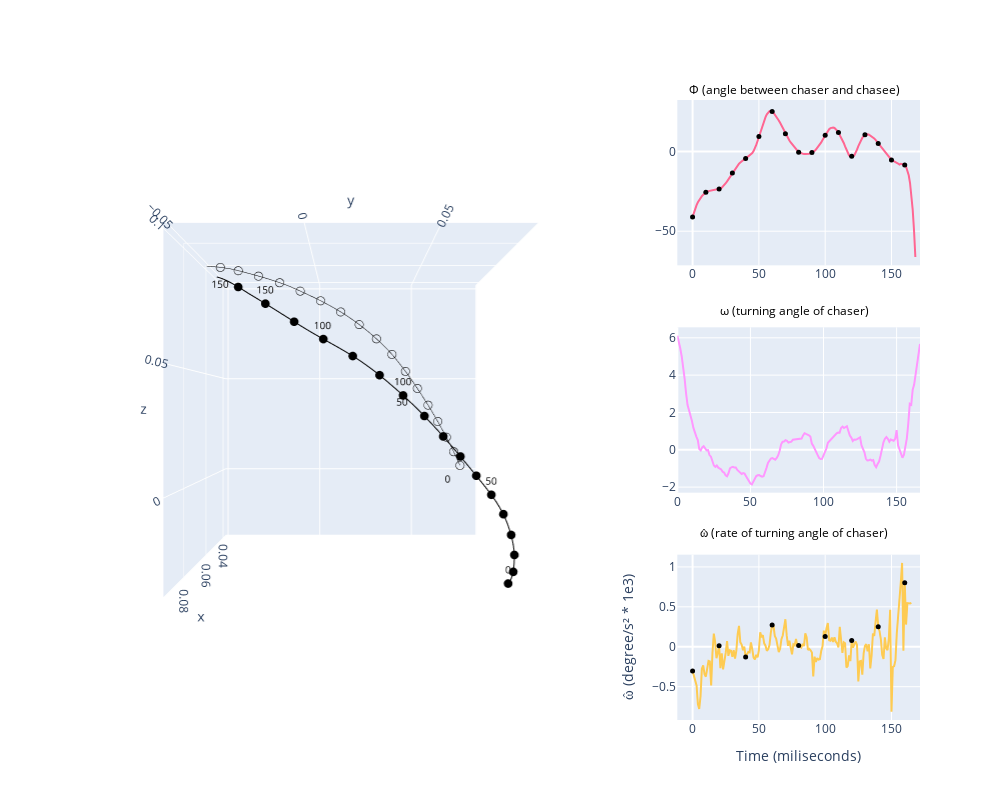

Here is the notebook cell this chart was saved with:
### Code cell
# titles = titles = [
#     "", "", "θ (angle between chaser and chasee)",
#     "", "", "ω (turning angle of chaser)",
#     "", "", "ω̂ (rate of turning angle of chaser)"
# ]


fig = make_subplots(
    rows=3, cols=3,
#     subplot_titles=titles,
    specs=[
        [{"type": "scene", "rowspan": 3, "colspan": 2}, None, {"type": "xy"}],
        [None,                        None,              {"type": "xy"}],
        [None,                        None,              {"type": "xy"}]
          ])


################### the 3D chase plot #######################################################################
# 3D line plot to recreate the chase
line_trace_1 = go.Scatter3d(
    x = com_df.chaser_com_x, y = com_df.chaser_com_y, z = com_df.chaser_com_z,
    mode='lines',
    line=dict(color='black'),
    name='Line'
)

line_trace_2 = go.Scatter3d(
    x = com_df.chasee_com_x, y = com_df.chasee_com_y, z = com_df.chasee_com_z,
    mode='lines',
    line=dict(color='black', width=1),
    name='Line'
)

N = len(com_df)
# Markers every 10th point
marker_indices = np.arange(0, N, 10)

marker_trace_1 = go.Scatter3d(
    x=com_df.chaser_com_x[marker_indices],
    y=com_df.chaser_com_y[marker_indices],
    z=com_df.chaser_com_z[marker_indices],
    mode='markers',
    marker=dict(
        size=3,
        color='black',
        symbol='circle'
#         ['circle' if i % 2 == 0 else 'circle-open' for i in range(len(marker_indices))],
#         line=dict(width=1, color='black')
    ),
    name='Markers_chaser'
)

marker_trace_2 = go.Scatter3d(
    x=com_df.chasee_com_x[marker_indices],
    y=com_df.chasee_com_y[marker_indices],
    z=com_df.chasee_com_z[marker_indices],
    mode='markers',
    marker=dict(
        size=3,
        color='black',
        symbol='circle-open'
#         ['circle' if i % 2 == 0 else 'circle-open' for i in range(len(marker_indices))],
#         line=dict(width=1, color='black')
    ),
    name='Markers_chasee'
)


# Text labels every 50th point
text_indices = np.arange(0, N, 50)

text_trace_1 = go.Scatter3d(
    x=com_df.chaser_com_x[text_indices],
    y=com_df.chaser_com_y[text_indices],
    z=com_df.chaser_com_z[text_indices],
    mode='text',
    text=[str(i) for i in text_indices],
    textposition='top center',
    textfont=dict(size=10, color='black'),
    name='Labels_chaser'
)

text_trace_2 = go.Scatter3d(
    x=com_df.chasee_com_x[text_indices],
    y=com_df.chasee_com_y[text_indices],
    z=com_df.chasee_com_z[text_indices],
    mode='text',
    text=[str(i) for i in text_indices],
    textposition='bottom left',
    textfont=dict(size=10, color='black'),
    name='Labels_chasee'
)

# Create the figure

# Add all traces to the subplot
fig.add_trace(line_trace_1, row=1, col=1)
fig.add_trace(line_trace_2, row=1, col=1)
fig.add_trace(marker_trace_1, row=1, col=1)
fig.add_trace(marker_trace_2, row=1, col=1)
fig.add_trace(text_trace_1, row=1, col=1)
fig.add_trace(text_trace_2, row=1, col=1)

# Set the camera to view along the z-axis (xy plane)
fig.update_layout(
    scene_camera=dict(
        eye=dict(x=2.5, y=0., z=0.)  # Adjust z to control the distance
    ),
    scene=dict(
        aspectmode='cube'  # Keeps the aspect ratio uniform
    )
)

############## add all the chase variables as line plots in second column ###############################
###### angle between the chasee and chaser ##############################################################
marker_trace_theta = go.Scatter(
    x=time_Axis[marker_indices],
    y=chase_df.loc[:,'chase_phi'][marker_indices],
    mode='markers',
    marker=dict(
        size=5,
        color='black',
        symbol='circle'
    ),
    name='phi'
)

fig.add_trace(go.Scatter(
    x = time_Axis, y = chase_df.loc[:,'chase_phi'],
    mode = 'lines'),
              row = 1, col = 3)
fig.add_trace(marker_trace_theta, row = 1, col = 3)


####### turning angle for the chaser ####################################################################
omega = angular_speed_df.loc[:,'chaser_phi']
omega_smoothed = signal.savgol_filter(omega, 10, 3)


fig.add_trace(go.Scatter(
        x = time_Axis, y = omega_smoothed
        , mode = 'lines'
        ),
             row = 2, col = 3)

######## rate of turning angle for the chaser ############################################################
omega_hat = np.diff(omega_smoothed)

marker_indices = np.arange(0, len(omega_hat), 20)
marker_trace_omega_hat = go.Scatter(
    x=time_Axis[marker_indices], 
    y=omega_hat[marker_indices],
    mode='markers',
    marker=dict(
        size=5,
        color='black',
        symbol='circle'
    ),
    name='omega_hat'
)

fig.add_trace(go.Scatter(
    x = time_Axis, y = omega_hat,
    mode = 'lines'),
              row = 3, col = 3)
fig.add_trace(marker_trace_omega_hat, row = 3, col = 3)

# Add manual annotations for column 3 titles
titles = [
    "Φ (angle between chaser and chasee)",
    "ω (turning angle of chaser)",
    "ω̂ (rate of turning angle of chaser)"
]

for i, title in enumerate(titles):
    fig.add_annotation(
        text=title,
        xref="paper",
        yref="paper",
        x=0.85,  # far right (col 3)
        y=1.0 - (i * 1 / 2.8),  # top, middle, bottom
        xanchor="center",
        yanchor="bottom",
        showarrow=False,
        font=dict(size=12, color="black")
    )

# Final layout tweaks
fig.update_layout(
    height=800,
    width=1000,
#     title_text="Custom Titles for Column 3 Subplots",
    showlegend=False
)

fig.update_layout({
    'xaxis3': dict(title='Time (miliseconds)'),
    "yaxis3": dict(title="ω̂ (degree/s² * 1e3)", showgrid=True)
    })


fig.show()
fig.write_html("../dataFolders/MuscaChasingMusca/Sampled1K_Figures/Chase_relationships/" + name + "phi_visualization.html")

### Figure 1 — Plotly figure (JSON) as saved in the notebook; plotly's stock layout.template omitted (floating-point values rounded to 4 significant figures; data arrays with more than 128 entries replaced by an {"elided": "..."} marker saying what was removed)
{"data": [{"line": {"color": "black"}, "mode": "lines", "name": "Line", "scene": "scene", "type": "scatter3d", "x": {"elided": "169 float values"}, "y": {"elided": "169 float values"}, "z": {"elided": "169 float values"}}, {"line": {"color": "black", "width": 1}, "mode": "lines", "name": "Line", "scene": "scene", "type": "scatter3d", "x": {"elided": "169 float values"}, "y": {"elided": "169 float values"}, "z": {"elided": "169 float values"}}, {"marker": {"color": "black", "size": 3, "symbol": "circle"}, "mode": "markers", "name": "Markers_chaser", "scene": "scene", "type": "scatter3d", "x": [0.09233, 0.09112, 0.0874, 0.08263, 0.07861, 0.07612, 0.07562, 0.07686, 0.07841, 0.07918, 0.07908, 0.07907, 0.07794, 0.07575, 0.07367, 0.07177, 0.0693], "y": [0.07499, 0.07749, 0.07984, 0.08101, 0.07983, 0.07595, 0.06985, 0.0627, 0.05507, 0.04711, 0.03837, 0.0287, 0.01768, 0.00528, -0.007389, -0.02021, -0.03288], "z": [-0.03265, -0.02886, -0.02417, -0.01822, -0.01112, -0.003631, 0.004415, 0.01289, 0.02156, 0.03017, 0.03879, 0.04727, 0.05548, 0.06314, 0.07118, 0.07972, 0.08806]}, {"marker": {"color": "black", "size": 3, "symbol": "circle-open"}, "mode": "markers", "name": "Markers_chasee", "scene": "scene", "type": "scatter3d", "x": [0.03792, 0.04359, 0.04857, 0.0533, 0.05766, 0.06176, 0.06568, 0.06917, 0.07193, 0.07395, 0.07506, 0.07563, 0.07555, 0.07503, 0.07398, 0.07249, 0.07054], "y": [0.07596, 0.07071, 0.06537, 0.05972, 0.05389, 0.04789, 0.04169, 0.03511, 0.02804, 0.0205, 0.01263, 0.004167, -0.004457, -0.01326, -0.02253, -0.03169, -0.04022], "z": [0.002167, 0.01046, 0.01865, 0.02692, 0.03505, 0.04292, 0.05051, 0.05773, 0.06411, 0.06985, 0.07501, 0.07961, 0.08381, 0.08763, 0.09093, 0.09395, 0.09629]}, {"mode": "text", "name": "Labels_chaser", "scene": "scene", "text": ["0", "50", "100", "150"], "textfont": {"color": "black", "size": 10}, "textposition": "top center", "type": "scatter3d", "x": [0.09233, 0.07612, 0.07908, 0.07177], "y": [0.07499, 0.07595, 0.03837, -0.02021], "z": [-0.03265, -0.003631, 0.03879, 0.07972]}, {"mode": "text", "name": "Labels_chasee", "scene": "scene", "text": ["0", "50", "100", "150"], "textfont": {"color": "black", "size": 10}, "textposition": "bottom left", "type": "scatter3d", "x": [0.03792, 0.06176, 0.07506, 0.07249], "y": [0.07596, 0.04789, 0.01263, -0.03169], "z": [0.002167, 0.04292, 0.07501, 0.09395]}, {"mode": "lines", "type": "scatter", "x": {"elided": "169 int values"}, "xaxis": "x", "y": {"elided": "169 float values"}, "yaxis": "y"}, {"marker": {"color": "black", "size": 5, "symbol": "circle"}, "mode": "markers", "name": "phi", "type": "scatter", "x": [0, 10, 20, 30, 40, 50, 60, 70, 80, 90, 100, 110, 120, 130, 140, 150, 160], "xaxis": "x", "y": [-41.03, -25.55, -23.55, -13.46, -4.394, 9.425, 25.27, 11.22, -0.3814, -0.5225, 10.29, 11.98, -2.975, 10.54, 5.118, -5.213, -8.374], "yaxis": "y"}, {"mode": "lines", "type": "scatter", "x": {"elided": "169 int values"}, "xaxis": "x2", "y": {"elided": "167 float values"}, "yaxis": "y2"}, {"mode": "lines", "type": "scatter", "x": {"elided": "169 int values"}, "xaxis": "x3", "y": {"elided": "166 float values"}, "yaxis": "y3"}, {"marker": {"color": "black", "size": 5, "symbol": "circle"}, "mode": "markers", "name": "omega_hat", "type": "scatter", "x": [0, 20, 40, 60, 80, 100, 120, 140, 160], "xaxis": "x3", "y": [-0.3039, 0.01189, -0.1291, 0.2724, 0.01702, 0.13, 0.07833, 0.2517, 0.8027], "yaxis": "y3"}], "layout": {"annotations": [{"font": {"color": "black", "size": 12}, "showarrow": false, "text": "Φ (angle between chaser and chasee)", "x": 0.85, "xanchor": "center", "xref": "paper", "y": 1, "yanchor": "bottom", "yref": "paper"}, {"font": {"color": "black", "size": 12}, "showarrow": false, "text": "ω (turning angle of chaser)", "x": 0.85, "xanchor": "center", "xref": "paper", "y": 0.6429, "yanchor": "bottom", "yref": "paper"}, {"font": {"color": "black", "size": 12}, "showarrow": false, "text": "ω̂ (rate of turning angle of chaser)", "x": 0.85, "xanchor": "center", "xref": "paper", "y": 0.2857, "yanchor": "bottom", "yref": "paper"}], "height": 800, "scene": {"aspectmode": "cube", "camera": {"eye": {"x": 2.5, "y": 0, "z": 0}}, "domain": {"x": [0, 0.6444], "y": [0, 1]}}, "showlegend": false, "width": 1000, "xaxis": {"anchor": "y", "domain": [0.7111, 1]}, "xaxis2": {"anchor": "y2", "domain": [0.7111, 1]}, "xaxis3": {"anchor": "y3", "domain": [0.7111, 1], "title": {"text": "Time (miliseconds)"}}, "yaxis": {"anchor": "x", "domain": [0.7333, 1]}, "yaxis2": {"anchor": "x2", "domain": [0.3667, 0.6333]}, "yaxis3": {"anchor": "x3", "domain": [0, 0.2667], "showgrid": true, "title": {"text": "ω̂ (degree/s² * 1e3)"}}}}
